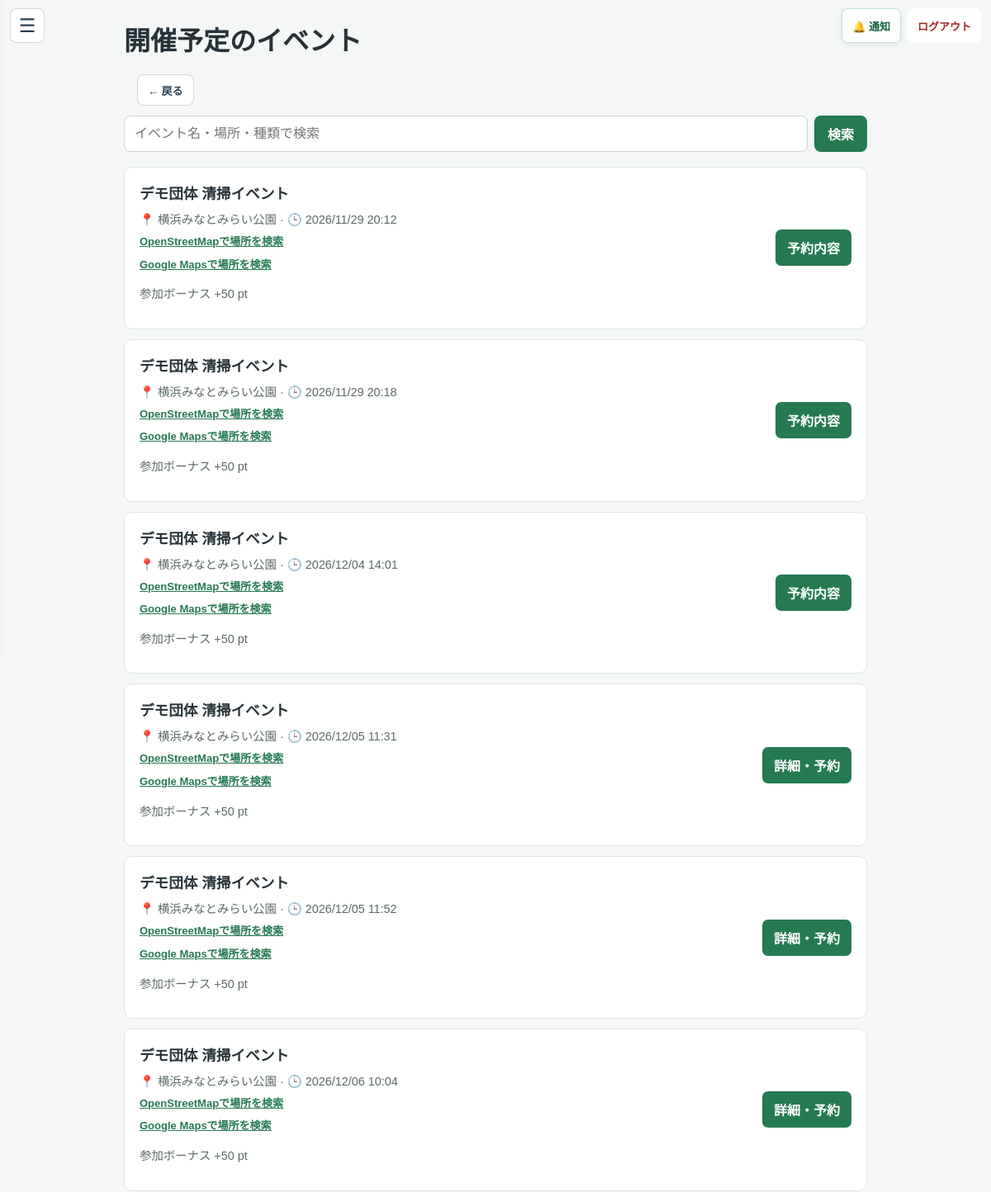
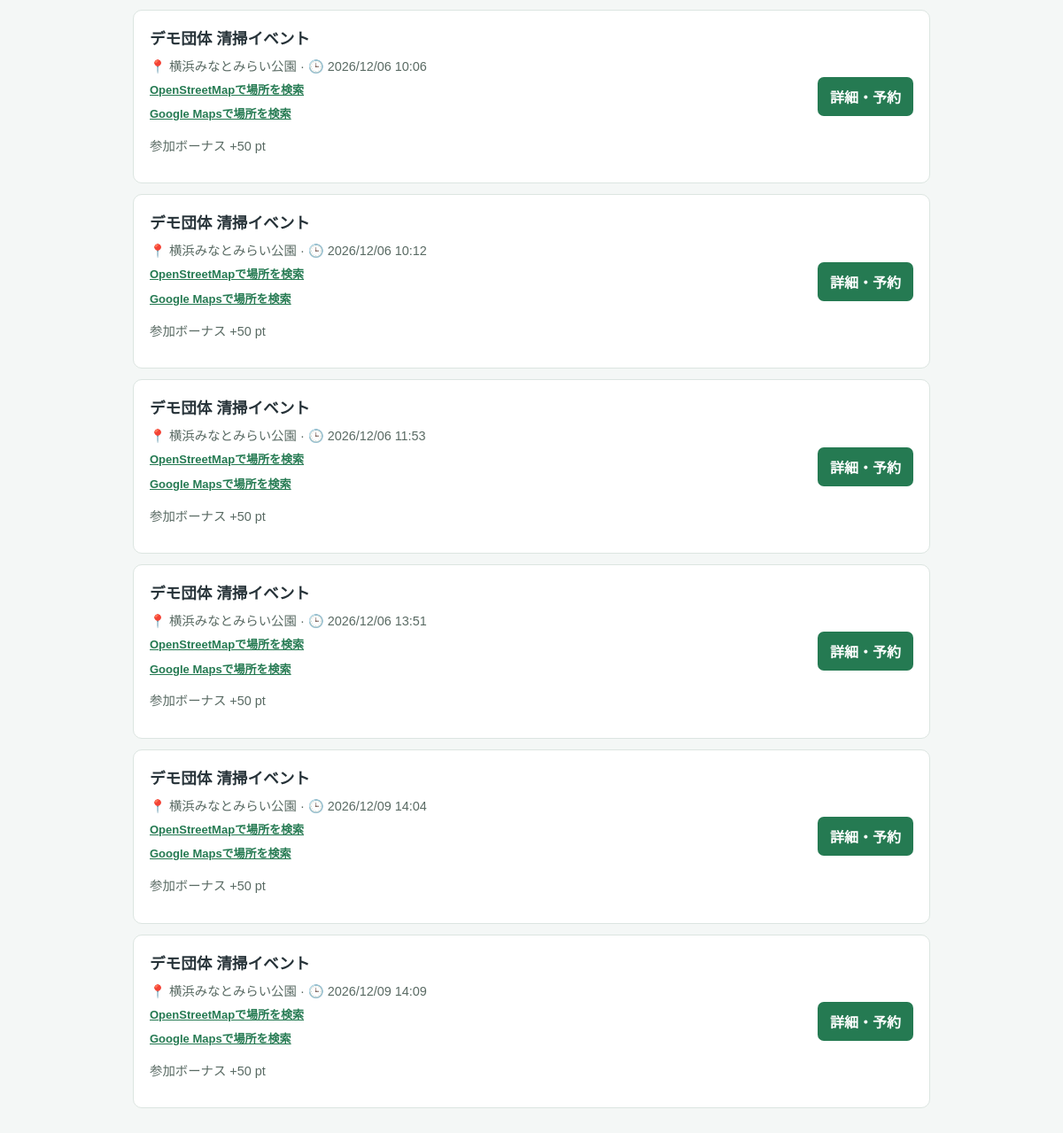
The page /events (signed in) on the database its author committed (2 pictures, top to bottom).
### tables this page shows
CREATE TABLE events (
                id INTEGER PRIMARY KEY AUTOINCREMENT,
                name TEXT,
                location TEXT,
                datetime TEXT,
                bonus_points INTEGER,
                organizer_id INTEGER,
                status TEXT NOT NULL DEFAULT 'open' CHECK(status IN ('open', 'cancelled')), review_status TEXT NOT NULL
                DEFAULT 'approved'
                CHECK(review_status IN ('pending', 'reviewing', 'changes_requested', 'approved', 'rejected')), review_comment TEXT, reviewed_by INTEGER REFERENCES users(id), reviewed_at TEXT, organization_id INTEGER REFERENCES organizations(id), latitude REAL, longitude REAL, reward_details TEXT, category TEXT NOT NULL DEFAULT 'その他', capacity INTEGER NOT NULL DEFAULT 20, purpose_issue TEXT NOT NULL DEFAULT '',
                FOREIGN KEY (organizer_id) REFERENCES users(id)
            );

### app.py (the view, shortened to what this page needs)
@app.route('/events')
@user_required
def all_events():
    conn = get_db()
    try:
        search_query = request.args.get('q', '').strip()[:100]
        search_sql = ''
        search_params = []
        events = conn.execute(f"""
            SELECT e.*,
                   (SELECT COUNT(*) FROM event_reservations r
                    WHERE r.event_id = e.id AND r.status = 'reserved') AS reserved_count
            FROM events e
            WHERE e.status = 'open' AND e.review_status = 'approved'
                AND e.datetime >= datetime('now', '+9 hours')
                AND e.datetime <= datetime('now', '+9 hours', '+365 days')
                {search_sql}
            ORDER BY e.datetime
        """, search_params).fetchall()
        reserved_events = {
            row['event_id'] for row in conn.execute("""
                SELECT event_id FROM event_reservations
                WHERE user_id = ? AND status = 'reserved'
            """, (session['user_id'],)).fetchall()
        }
        joined_events = {
            row['event_id'] for row in conn.execute("""
                SELECT event_id FROM activity_history
                WHERE user_id = ? AND type = 'event' AND event_id IS NOT NULL
            """, (session['user_id'],)).fetchall()
        }
        return render_template(
            'event_list.html',
            title='開催予定のイベント',
            events=events,
            reserved_events=reserved_events,
            joined_events=joined_events,
            is_reservation_list=False,
            search_query=search_query,
        )
    finally:
        conn.close()

### app.py (called while the page is built)
def get_db():
    conn = sqlite3.connect(DATABASE)
    conn.row_factory = sqlite3.Row
    conn.execute("PRAGMA foreign_keys = ON")
    return conn

def user_required(func):
    @wraps(func)
    def wrapper(*args, **kwargs):
        user_id = session.get('user_id')
        if session.get('role') != 'user' or not user_id:
            return redirect(url_for('login'))
        conn = get_db()
        try:
            user = conn.execute(
                'SELECT role FROM users WHERE id = ?', (user_id,)
            ).fetchone()
        finally:
            conn.close()
        if not user or user['role'] != 'user':
            session.clear()
            return redirect(url_for('login'))
        return func(*args, **kwargs)
    return wrapper

def _detect_view_mode():
    ua = (request.headers.get('User-Agent') or '').lower()
    if any(token in ua for token in ('mobile', 'android', 'iphone', 'ipod', 'iemobile')):
        return 'mobile'
    return 'pc'

@app.context_processor
def inject_csrf_token():
    if 'csrf_token' not in session:
        session['csrf_token'] = secrets.token_urlsafe(32)
    unread_notifications = 0
    if session.get('role') == 'user' and session.get('user_id'):
        conn = get_db()
        try:
            unread_notifications = conn.execute('''
                SELECT COUNT(*) FROM user_notifications
                WHERE user_id = ? AND read_at IS NULL
            ''', (session['user_id'],)).fetchone()[0]
        finally:
            conn.close()
    effective_view = _detect_view_mode()
    return {
        'csrf_token': session['csrf_token'],
        'unread_notifications': unread_notifications,
        'view_mode': effective_view,
    }

### templates/event_list.html (shortened to what this page needs)
{% from "_event_location_map.html" import event_map_link %}
<!DOCTYPE html>
<html lang="ja">
<head>
</head>
<body>
    {% include "_user_navigation.html" %}
    <main>
        <h1><a href="{{ url_for('home') }}" style="color:inherit; text-decoration:none;">{{ title }}</a></h1>
        {% include "_user_page_back.html" %}
        {% if not is_reservation_list %}
            <form class="event-search" action="{{ url_for('all_events') }}" method="get" role="search">
                <input type="search" name="q" value="{{ search_query or '' }}" maxlength="100" placeholder="イベント名・場所・種類で検索" aria-label="イベント名・場所・種類で検索">
                <button type="submit">検索</button>
            </form>
        {% endif %}
        {% for event in events %}
            <article>
                <div>
                    <h2>{{ event.name }}</h2>
                    <div class="meta">📍 {{ event.location }} · 🕒 {{ event.datetime|replace('-', '/') }}</div>
                    {{ event_map_link(event) }}
                    <p class="meta">参加ボーナス +{{ event.bonus_points }} pt</p>
                </div>
                {% if event.id in joined_events %}
                    <span class="action" style="background:#64748b;">参加済み</span>
                {% elif is_reservation_list %}
                    {% if event.datetime|event_started %}
                        <a class="action" href="{{ url_for('event_live', event_id=event.id) }}">計測を開始</a>
                    {% else %}
                        <a class="action" href="{{ url_for('event_reserve', event_id=event.id) }}">開催前・予約内容</a>
                    {% endif %}
                {% elif event.id in reserved_events %}
                    <a class="action" href="{{ url_for('event_reserve', event_id=event.id) }}">予約内容</a>
                {% else %}
                    <a class="action" href="{{ url_for('event_reserve', event_id=event.id) }}">詳細・予約</a>
                {% endif %}
            </article>
        {% else %}
            <p class="empty">{% if is_reservation_list %}予約中のイベントはありません。{% elif search_query %}「{{ search_query }}」に一致するイベントはありません。{% else %}1年以内に開催予定のイベントはありません。{% endif %}</p>
        {% endfor %}
    </main>
</body>
</html>

### templates/_event_location_map.html (shortened to what this page needs)
{% macro event_map_link(event) -%}
    {% if event.latitude is not none and event.longitude is not none %}
        <a href="https://www.openstreetmap.org/?mlat={{ '%.7f'|format(event.latitude) }}&amp;mlon={{ '%.7f'|format(event.longitude) }}#map=17/{{ '%.7f'|format(event.latitude) }}/{{ '%.7f'|format(event.longitude) }}"
           target="_blank" rel="noopener noreferrer"
           style="display:block; width:fit-content; max-width:100%; margin-top:8px; color:#257a52; font-size:13px; font-weight:600; line-height:1.5; text-decoration:underline;">
            OpenStreetMapで位置を見る
        </a>
        <a href="https://www.google.com/maps/search/?api=1&amp;query={{ ('%.7f,%.7f'|format(event.latitude, event.longitude))|urlencode }}"
           target="_blank" rel="noopener noreferrer"
           style="display:block; width:fit-content; max-width:100%; margin:8px 0 0; color:#257a52; font-size:13px; font-weight:600; line-height:1.5; text-decoration:underline;">
            Google Mapsで位置・周辺情報を見る
        </a>
    {% elif event.location %}
        <a href="https://www.openstreetmap.org/search?query={{ event.location|urlencode }}"
           target="_blank" rel="noopener noreferrer"
           style="display:block; width:fit-content; max-width:100%; margin-top:8px; color:#257a52; font-size:13px; font-weight:600; line-height:1.5; text-decoration:underline;">
            OpenStreetMapで場所を検索
        </a>
        <a href="https://www.google.com/maps/search/?api=1&amp;query={{ event.location|urlencode }}"
           target="_blank" rel="noopener noreferrer"
           style="display:block; width:fit-content; max-width:100%; margin:8px 0 0; color:#257a52; font-size:13px; font-weight:600; line-height:1.5; text-decoration:underline;">
            Google Mapsで場所を検索
        </a>
    {% endif %}
{%- endmacro %}

### templates/event_list.html (style rules this page uses)
body { margin: 0; background: #f4f7f6; color: #263238; font-family: "Yu Gothic", Meiryo, sans-serif; }
main { max-width: 900px; margin: 24px auto; padding: 0 16px 30px; }
h1 { margin: 20px 0; }
article { display: flex; justify-content: space-between; gap: 18px; align-items: center; margin: 12px 0; padding: 18px; background: #fff; border: 1px solid #dce5e1; border-radius: 10px; }
article h2 { margin: 0 0 8px; font-size: 1.1rem; }
.meta { color: #596a63; font-size: .9rem; }
.action { flex: 0 0 auto; padding: 10px 14px; border-radius: 7px; background: #257a52; color: #fff; text-decoration: none; font-weight: 700; }
.event-search { display: flex; gap: 8px; margin: 0 0 18px; }
.event-search input { min-width: 0; flex: 1; padding: 12px; border: 1px solid #cbd5d1; border-radius: 8px; font: inherit; }
.event-search button { padding: 0 16px; border: 0; border-radius: 8px; background: #257a52; color: #fff; font: inherit; font-weight: 700; }

### rows shown on the page
events: name "デモ団体 清掃イベント", location "横浜みなとみらい公園", datetime "2026/11/29 20:12", bonus_points "50"
events: name "デモ団体 清掃イベント", location "横浜みなとみらい公園", datetime "2026/11/29 20:18", bonus_points "50"
events: name "デモ団体 清掃イベント", location "横浜みなとみらい公園", datetime "2026/12/04 14:01", bonus_points "50"
events: name "デモ団体 清掃イベント", location "横浜みなとみらい公園", datetime "2026/12/05 11:31", bonus_points "50"
events: name "デモ団体 清掃イベント", location "横浜みなとみらい公園", datetime "2026/12/05 11:52", bonus_points "50"
events: name "デモ団体 清掃イベント", location "横浜みなとみらい公園", datetime "2026/12/06 10:04", bonus_points "50"
events: name "デモ団体 清掃イベント", location "横浜みなとみらい公園", datetime "2026/12/06 10:06", bonus_points "50"
events: name "デモ団体 清掃イベント", location "横浜みなとみらい公園", datetime "2026/12/06 10:12", bonus_points "50"
events: name "デモ団体 清掃イベント", location "横浜みなとみらい公園", datetime "2026/12/06 11:53", bonus_points "50"
events: name "デモ団体 清掃イベント", location "横浜みなとみらい公園", datetime "2026/12/06 13:51", bonus_points "50"
events: name "デモ団体 清掃イベント", location "横浜みなとみらい公園", datetime "2026/12/09 14:04", bonus_points "50"
events: name "デモ団体 清掃イベント", location "横浜みなとみらい公園", datetime "2026/12/09 14:09", bonus_points "50"

### other values the page prints
{{ title }} "開催予定のイベント"
